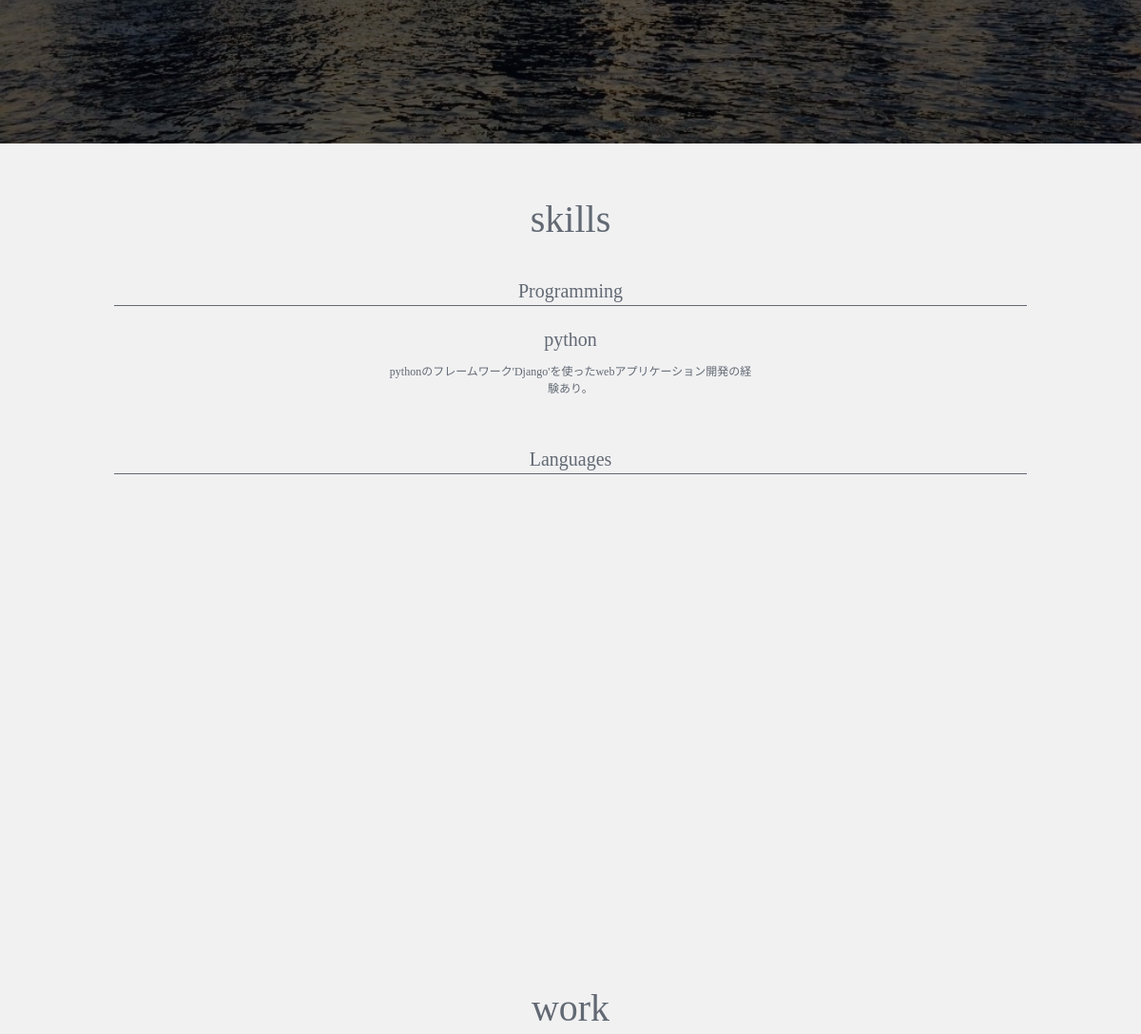
The app's page /portfolio/main/ (middle part), older data.
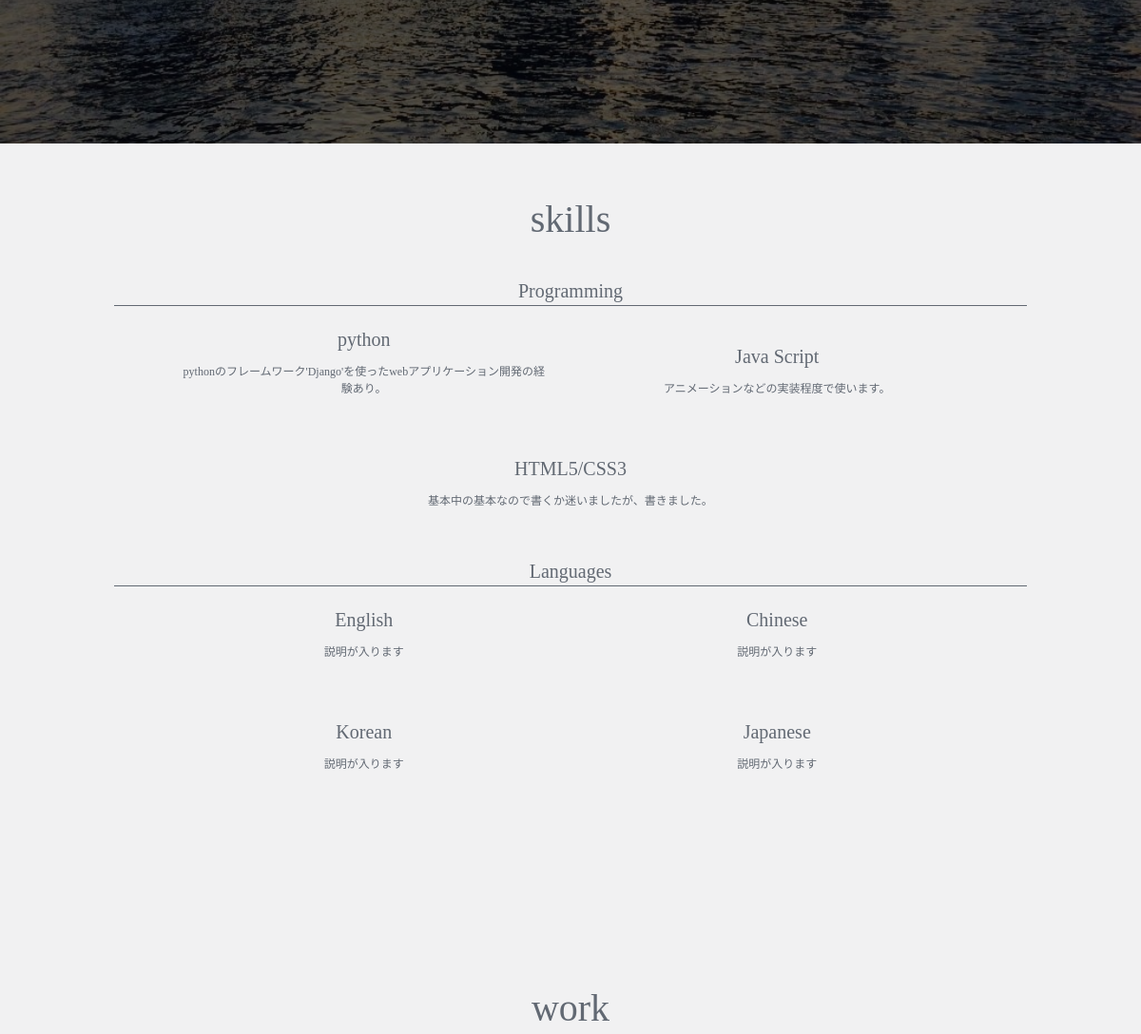
The same page, newer data.
### portfolio/models.py (models this page shows, shortened)
class Post(models.Model):
    SECTION_CHOICES = (
      ('skills','skills'),
      ('works','works'),
      ('coming','coming'),
    )
    GENRE_CHOICES = (
      ('language','language'),
      ('programming','programming'),
      ('else','else'),
    )
    title = models.CharField("タイトル", max_length=255, blank=False, null=False, default="")
    section = models.CharField('セクション', max_length=255, blank=False, null=False, default="coming", choices=SECTION_CHOICES)
    genre = models.CharField('ジャンル', max_length=255, blank=False, null=False, default="else", choices=GENRE_CHOICES)
    desc = models.CharField("説明", max_length=255, blank=False, null=False, default="説明が入ります")

### portfolio/views.py (the view, shortened to what this page needs)
class MainView(FormView):
    template_name = "main.html"
    form_class = ContactForm
    def get_context_data(self, **kwargs):
        context = super().get_context_data(**kwargs)
        context = {
          'all' : Post.objects.all(),
          's_p' : Post.objects.filter(genre='programming'),
          's_l' : Post.objects.filter(genre='language'),
          'work' : Post.objects.filter(section='works'),
          'form' : ContactForm(),
        }
        return context

### templates/main.html (shortened to what this page needs)
{% load static %}
<!DOCTYPE html>
<html>
<head>
  <link href="{% static "common/bootstrap.min.css" %}" rel="stylesheet">
  <link href="{% static "css/base.css" %}" rel="stylesheet">
  <link href="{% static "css/main.css" %}" rel="stylesheet">
  <link href="https://cdnjs.cloudflare.com/ajax/libs/animate.css/3.7.0/animate.min.css" rel="stylesheet"></link>
</head>
<body>
<div class="section container-fluid header_box" style="background-image:url({% static 'post/icon_ny1.png' %})">
  <div class="row header_back b_b" id="bb">
  </div>
</div>
<div class="main_box">
    <div class="section skills">
      <p id="skills" class="section_name">skills</p>
      <div id="genre" class="genre programming">
	<p class="genre_name">Programming</p>
	{% for p in s_p %}
        <div class="small_box">
	  <div class="title {{ p.title }}">{{ p.title }}</div>
	  <div class="desc">{{ p.desc }}</div>
        </div>
	{% endfor %}
      </div>
      <div id="genre2" class="genre languages">
	<p class="genre_name">Languages</p>
        {% for l in s_l %}
        <div class="small_box">
	  <div class="title {{ l.title }}">{{ l.title }}</div>
	  <div class="desc">{{ l.desc }}</div>
        </div>
	{% endfor %}
      </div>
    </div>
    <div class="section work">
      <p id="work" class="section_name">work</p>
    </div>
</div>
</body>
</html>

### static/css/base.css (style rules this page uses)
* { margin:0; padding:0; font-family:Avenir; }
html { font-size:10px; }
body { color:#626973; background-color:#F1F1F2; width:100vw; }
.b_b { background-color:rgba(0,0,0,0.6); height:100vh; }

### static/css/main.css (style rules this page uses)
.header_box { height: 100vh; background-size: cover; background-position: center; }
.section { margin: 0 auto; height:100vh; width:100%; }
.section_name { text-align: center; font-size: 4rem; font-weight: 300; margin: 3rem auto; padding-top:2rem; }
.genre { margin: 0 auto; width: 80%; text-align: center; }
.small_box { display: inline-block; width: 45%; margin-bottom: 5rem; }
.genre_name { font-size: 2rem; border-bottom: solid #626973 0.1rem; text-align: center; }
.title { font-size: 2rem; margin: 1rem auto; text-align: center; }
.desc { font-size: 1.2rem; width: 90%; margin: 0 auto; }

Row changes from the older to the newer data that the page shows:
added Post: title "Java Script", desc "アニメーションなどの実装程度で使います。"
added Post: title "HTML5/CSS3", desc "基本中の基本なので書くか迷いましたが、書きました。"
added Post: title "English", desc "説明が入ります"
added Post: title "Chinese", desc "説明が入ります"
added Post: title "Korean", desc "説明が入ります"
added Post: title "Japanese", desc "説明が入ります"
